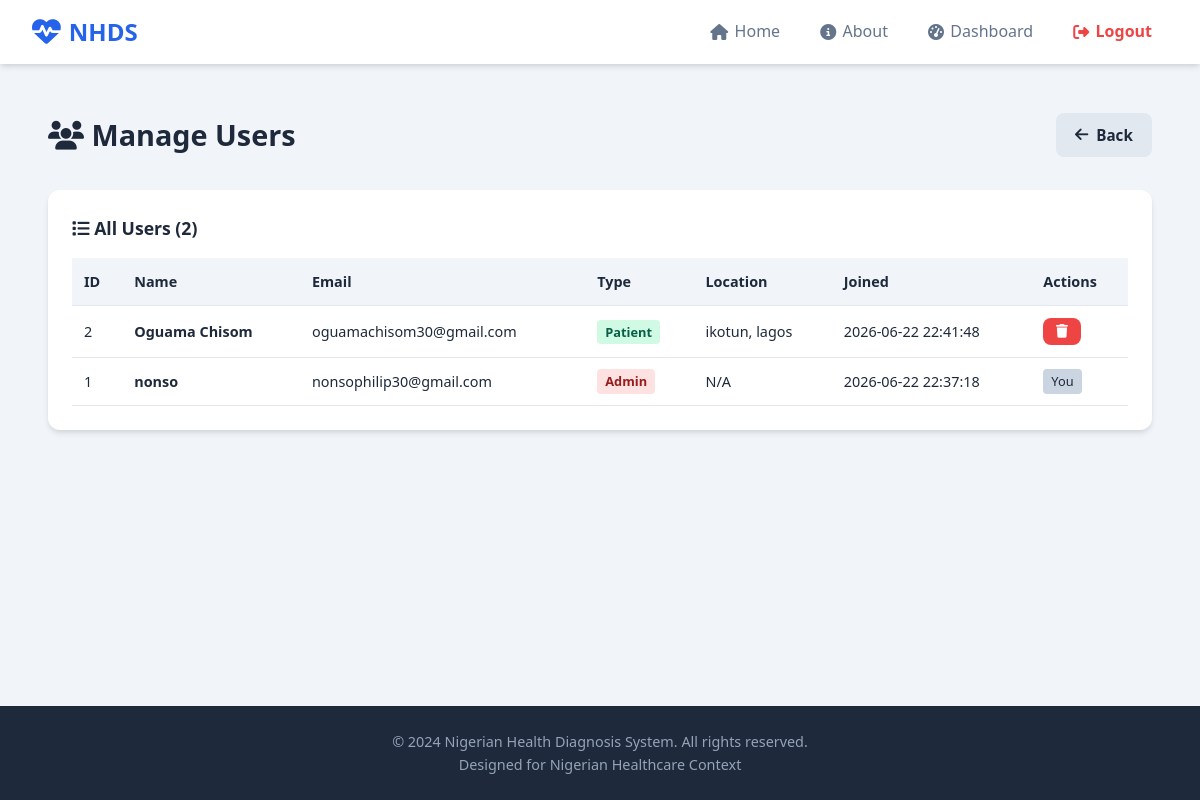
Page /admin/users (signed in) on the committed database.
### tables this page shows
CREATE TABLE users (user_id INTEGER PRIMARY KEY AUTOINCREMENT, full_name TEXT NOT NULL, email TEXT UNIQUE NOT NULL, password_hash TEXT NOT NULL, phone_no TEXT, location TEXT, date_of_birth TEXT, user_type TEXT DEFAULT "patient", created_at TIMESTAMP DEFAULT CURRENT_TIMESTAMP);

### app.py (the view)
@app.route('/admin/users')
@admin_required
def admin_users():
    db = get_db()
    cursor = db.execute('SELECT * FROM users ORDER BY created_at DESC')
    users = cursor.fetchall()
    return render_template('admin/users.html', users=users)

### app.py (called while the page is built)
def get_db():
    if 'db' not in g:
        g.db = sqlite3.connect(app.config['DATABASE'])
        g.db.row_factory = sqlite3.Row
    return g.db

def admin_required(f):
    @wraps(f)
    def decorated_function(*args, **kwargs):
        if 'user_id' not in session:
            flash('Please log in to access this page.', 'warning')
            return redirect(url_for('login'))
        if session.get('user_type') != 'admin':
            flash('Admin access required.', 'danger')
            return redirect(url_for('dashboard'))
        return f(*args, **kwargs)
    return decorated_function

### templates/admin/users.html (shortened to what this page needs)
{% extends "base.html" %}
{% block content %}
<section class="admin-section">
    <div class="admin-header">
        <h1><i class="fas fa-users"></i> Manage Users</h1>
        <a href="{{ url_for('admin_dashboard') }}" class="btn btn-secondary"><i class="fas fa-arrow-left"></i> Back</a>
    </div>
    <div class="admin-card">
        <h2><i class="fas fa-list"></i> All Users ({{ users|length }})</h2>
        <div class="table-responsive">
            <table class="admin-table">
                <thead>
                    <tr>
                        <th>ID</th>
                        <th>Name</th>
                        <th>Email</th>
                        <th>Type</th>
                        <th>Location</th>
                        <th>Joined</th>
                        <th>Actions</th>
                    </tr>
                </thead>
                <tbody>
                    {% for user in users %}
                    <tr>
                        <td>{{ user['user_id'] }}</td>
                        <td><strong>{{ user['full_name'] }}</strong></td>
                        <td>{{ user['email'] }}</td>
                        <td><span class="type-badge {{ user['user_type'] }}">{{ user['user_type'] }}</span></td>
                        <td>{{ user['location'] or 'N/A' }}</td>
                        <td>{{ user['created_at'] }}</td>
                        <td>
                            {% if user['user_id'] != session.user_id %}
                            <a href="{{ url_for('delete_user', user_id=user['user_id']) }}" class="btn btn-sm btn-danger" onclick="return confirm('Delete user {{ user['full_name'] }}? This will remove all their data!')"><i class="fas fa-trash"></i></a>
                            {% else %}
                            <span class="badge-current">You</span>
                            {% endif %}
                        </td>
                    </tr>
                    {% endfor %}
                </tbody>
            </table>
        </div>
    </div>
</section>
{% endblock %}

### static/css/style.css (style rules this page uses)
:root { --primary: #2563eb; --primary-dark: #1d4ed8; --primary-light: #dbeafe; --secondary: #64748b; --success: #10b981; --danger: #ef4444; --warning: #f59e0b; --info: #3b82f6; --dark: #1e293b; --light: #f8fafc; --white: #ffffff; --gray-100: #f1f5f9; --gray-200: #e2e8f0; --gray-300: #cbd5e1; --gray-400: #94a3b8; --gray-500: #64748b; --shadow: 0 4px 6px -1px rgba(0,0,0,0.1), 0 2px 4px -1px rgba(0,0,0,0.06); --shadow-lg: 0 10px 15px -3px rgba(0,0,0,0.1), 0 4px 6px -2px rgba(0,0,0,0.05); --radius: 12px; --radius-sm: 8px; --transition: all 0.3s ease; }
* { margin: 0; padding: 0; box-sizing: border-box; }
body { font-family: 'Segoe UI', system-ui, -apple-system, sans-serif; background: var(--gray-100); color: var(--dark); line-height: 1.6; min-height: 100vh; display: flex; flex-direction: column; }
a { text-decoration: none; color: inherit; }
.btn { display: inline-flex; align-items: center; justify-content: center; gap: 0.5rem; padding: 0.6rem 1.2rem; border-radius: var(--radius-sm); border: none; font-size: 0.95rem; font-weight: 600; cursor: pointer; transition: var(--transition); }
.btn-secondary { background: var(--gray-200); color: var(--dark); }
.btn-danger { background: var(--danger); color: var(--white); }
.btn-sm { padding: 0.4rem 0.8rem; font-size: 0.85rem; }
.admin-header { display: flex; justify-content: space-between; align-items: center; margin-bottom: 2rem; flex-wrap: wrap; gap: 1rem; }
.admin-header h1 { font-size: 1.8rem; }
.admin-card { background: var(--white); padding: 1.5rem; border-radius: var(--radius); box-shadow: var(--shadow); }
.admin-card h2 { font-size: 1.1rem; margin-bottom: 1rem; }
.admin-section { padding: 1rem; }
.table-responsive { overflow-x: auto; }
.admin-table { width: 100%; border-collapse: collapse; font-size: 0.9rem; }
.admin-table th, .admin-table td { padding: 0.75rem; text-align: left; border-bottom: 1px solid var(--gray-200); }
.admin-table th { background: var(--gray-100); font-weight: 600; color: var(--gray-600); }
.type-badge { padding: 0.2rem 0.5rem; border-radius: 4px; font-size: 0.8rem; font-weight: 600; text-transform: capitalize; }
.type-badge.admin { background: #fee2e2; color: #991b1b; }
.type-badge.patient { background: #d1fae5; color: #065f46; }
.badge-current { background: var(--gray-300); color: var(--gray-600); padding: 0.2rem 0.5rem; border-radius: 4px; font-size: 0.8rem; }

### rows in the picture
users: user_id "2", full_name "Oguama Chisom", email "oguamachisom30@gmail.com", user_type "Patient", location "ikotun, lagos", created_at "2026-06-22 22:41:48"
users: user_id "1", full_name "nonso", email "nonsophilip30@gmail.com", user_type "Admin", user "N/A", created_at "2026-06-22 22:37:18", shows "You"

### other values in the picture
{{ users|length }} "2"
